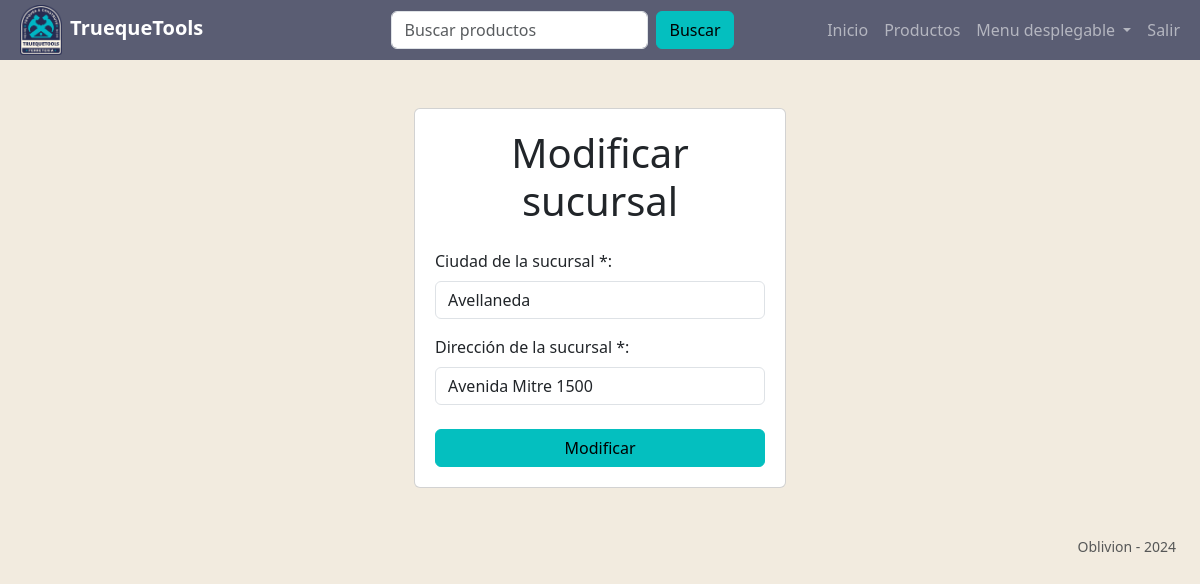
The app's page /modificar_sucursal/6/ (signed in), older data.
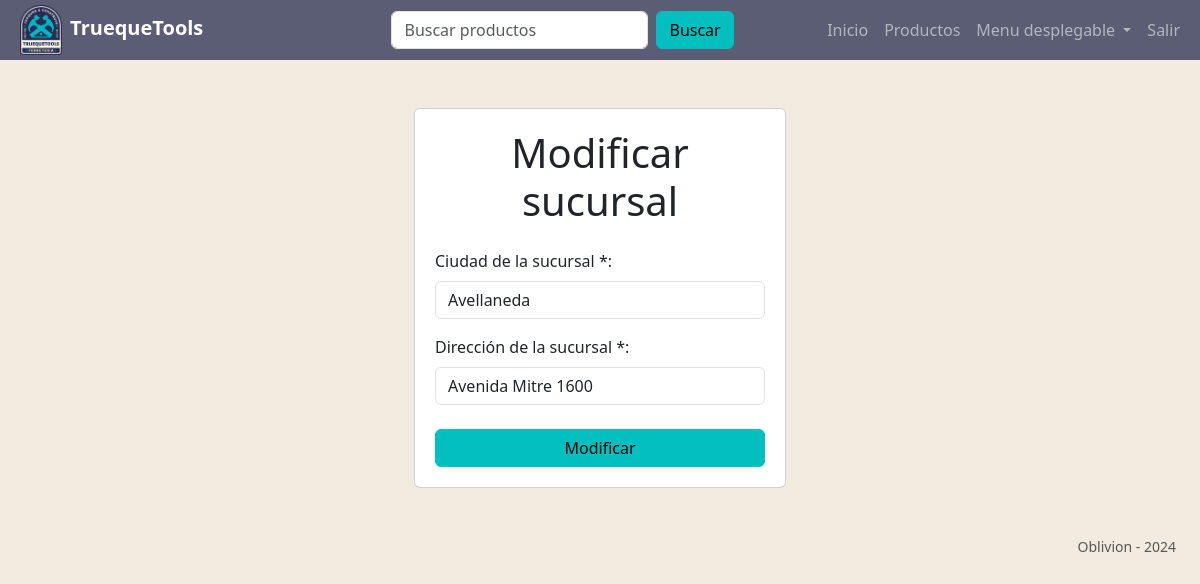
The same page, newer data.
### tt_app/models.py (models this page shows, shortened)
class Sucursal(models.Model):
    ciudad = models.CharField(max_length=50)
    direccion = models.CharField(max_length=200)
    activo = models.BooleanField(default=True)

### tt_app/views/sucursal_view.py (the view)
@login_required
def modificar_sucursal(request, id):
    chk = check_administrador(request.user)
    if chk["ok"]:
        return chk["return"]
    sucursal = get_object_or_404(Sucursal, id=id)
    if request.method == "POST":
        form = CrearSucursal(request.POST, request.FILES, instance=sucursal)
        if form.is_valid():
            form = form.save(commit=False)
            print("modificando...")
            form.save()
            return redirect(
                reverse("sucursales")
                + "?mensaje=La sucursal se ha modificado correctamente."
            )
    else:
        form = CrearSucursal(instance=sucursal)
    return render(
        request,
        "sucursales/crear_sucursal.html",
        {
            "form": form,
            "titulo": "Modificar sucursal",
            "boton": "Modificar",
            "obligatorios": False,
        },
    )

### tt_app/forms/sucursal_forms.py
class CrearSucursal(forms.ModelForm):
    ciudad = forms.CharField(
        required=True,
        label="Ciudad de la sucursal *",
        max_length=30,
        widget=forms.TextInput(
            attrs={"class": "", "placeholder": "Ingresá una ciudad"}
        ),
        error_messages={
            "required": "Debe ingresar la ciudad de la sucursal",
        },
    )
    direccion = forms.CharField(
        required=True,
        label="Dirección de la sucursal *",
        max_length=70,
        widget=forms.TextInput(
            attrs={"class": "", "placeholder": "Ingresá una dirección"}
        ),
        error_messages={
            "required": "Debe ingresar la dirección de la sucursal",
        },
    )
    class Meta:
        model = Sucursal
        fields = ["ciudad", "direccion"]
    def __init__(self,*args,**kwargs):
        super().__init__(*args,**kwargs)
        for field in self.fields:
            self.fields[field].widget.attrs["class"] += " " + "form-control w-100 mt-2 mb-3"

### tt_app/forms/usuario_forms.py (called while the page is built)
def check_administrador(user):
    return {
        "ok": not user.is_admin,
        "return": HttpResponse("Debes ser administrador para acceder a esta página."),
    }

### tt_app/templates/sucursales/crear_sucursal.html
{% extends 'base.html' %}
{% block content %}
{% include 'partials/form_vista.html'%}
{% endblock %}

### tt_app/templates/partials/form_vista.html (shortened to what this page needs)
<div class="offset-lg-4 col-lg-4 ">
    <div class="card p-1">
        <form method="POST" class="card-body" enctype="multipart/form-data" novalidate>
            <h2 class="text-center display-6 mb-4 ">{{titulo}}</h2>
            {% for field in form %}
                {{ field.label_tag }}
                {{ field }}
            {% endfor %}
            <button class="btn btn-primary fw-medium mt-2 w-100" type="submit">{{boton}}</button>
        </form>
    </div>
</div>

Row changes from the older to the newer data that the page shows:
changed Sucursal "Avellaneda": direccion "Avenida Mitre 1500" → "Avenida Mitre 1600"
